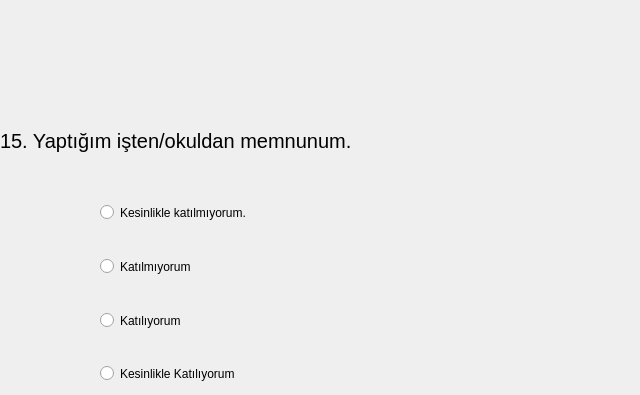
   <widget class="QWidget" name="tab_15">
    <attribute name="title">
     <string>Page</string>
    </attribute>
    <widget class="QLabel" name="label_Q11">
     <property name="geometry">
      <rect>
       <x>0</x>
       <y>100</y>
       <width>631</width>
       <height>81</height>
      </rect>
     </property>
     <property name="font">
      <font>
       <pointsize>15</pointsize>
      </font>
     </property>
     <property name="text">
      <string>15. Yaptığım işten/okuldan memnunum.</string>
     </property>
    </widget>
    <widget class="QRadioButton" name="A1_radioButton_Q11">
     <property name="geometry">
      <rect>
       <x>100</x>
       <y>200</y>
       <width>197</width>
       <height>25</height>
      </rect>
     </property>
     <property name="text">
      <string>Kesinlikle katılmıyorum.</string>
     </property>
    </widget>
    <widget class="QRadioButton" name="A2_radioButton_Q11">
     <property name="geometry">
      <rect>
       <x>100</x>
       <y>254</y>
       <width>120</width>
       <height>25</height>
      </rect>
     </property>
     <property name="text">
      <string>Katılmıyorum</string>
     </property>
    </widget>
    <widget class="QRadioButton" name="A3_radioButton_Q11">
     <property name="geometry">
      <rect>
       <x>100</x>
       <y>308</y>
       <width>106</width>
       <height>25</height>
      </rect>
     </property>
     <property name="text">
      <string>Katılıyorum</string>
     </property>
    </widget>
    <widget class="QRadioButton" name="A4_radioButton_Q11">
     <property name="geometry">
      <rect>
       <x>100</x>
       <y>361</y>
       <width>180</width>
       <height>25</height>
      </rect>
     </property>
     <property name="text">
      <string>Kesinlikle Katılıyorum</string>
     </property>
    </widget>
   </widget>
